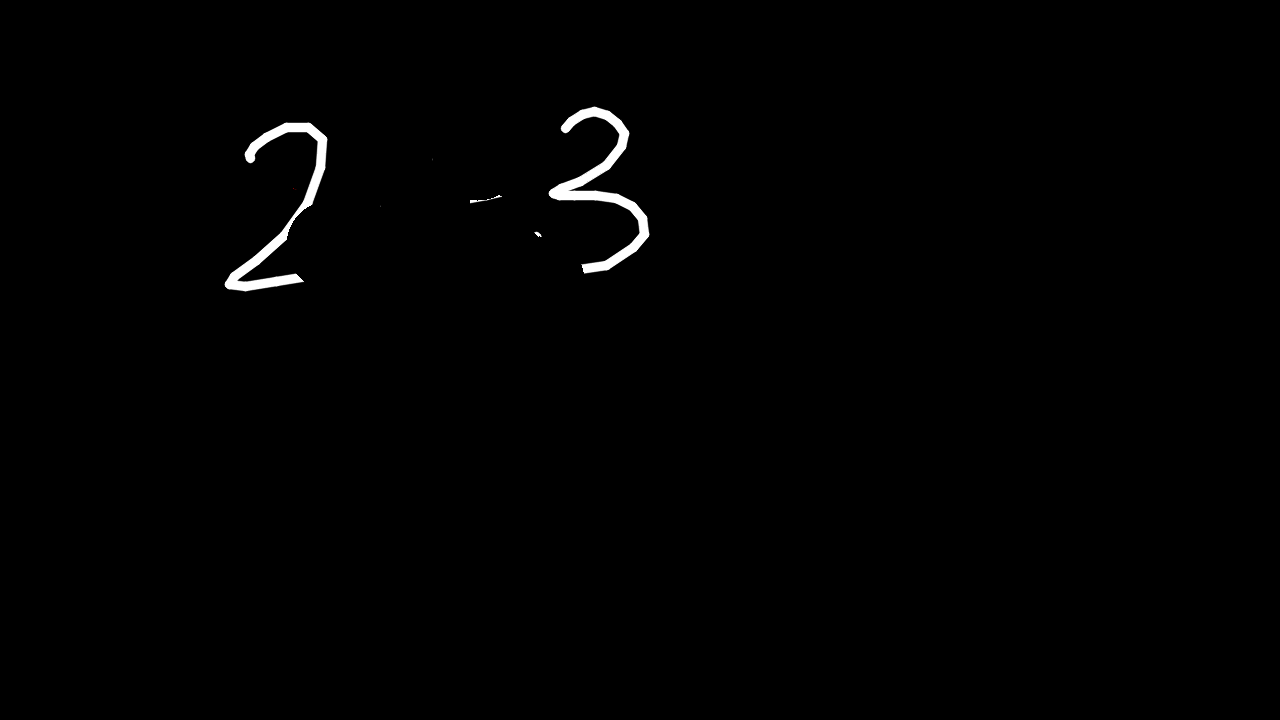
#> input picture drawings/autosave.png, 1280 x 720 px
$ python -i image_utils.py   (imports and definitions only)
#> lines starting #> are read from the running program, lines starting #| are printed output that depends on the picture; after the words box and inside, x2 and y2 are one past the last pixel; in counts of white or black regions, pixels touching at a corner belong together
#> further down, picture is the input picture: shape (720, 1280, 3); mean B, G, R 1.8, 1.8, 1.8
"""
utils/image_utils.py — Shared OpenCV / NumPy helpers.

All functions are pure (no side-effects) so they are trivially
testable and safe to call from any thread.
"""

from __future__ import annotations

from typing import Optional, Tuple

import cv2
import numpy as np


# ══════════════════════════════════════════════════════════════════
#  TYPE ALIASES
# ══════════════════════════════════════════════════════════════════
BGR   = np.ndarray   # shape (H, W, 3)  dtype uint8
GRAY  = np.ndarray   # shape (H, W)     dtype uint8
BINARY = np.ndarray  # shape (H, W)     dtype uint8  — values 0 / 255
Rect  = Tuple[int, int, int, int]   # x, y, w, h


# ══════════════════════════════════════════════════════════════════
#  REGION / BOUNDING-BOX HELPERS
# ══════════════════════════════════════════════════════════════════
def ink_bounding_box(
    gray: GRAY,
    threshold: int = 10,
    padding: int = 20,
) -> Optional[Rect]:
    """
    Return (x, y, w, h) of the tightest bounding box around all
    non-zero (ink) pixels, expanded by *padding* on every side.
    Returns None when the image is blank.
    """
#> called with threshold = 10, padding = 20
    _, binary = cv2.threshold(gray, threshold, 255, cv2.THRESH_BINARY)
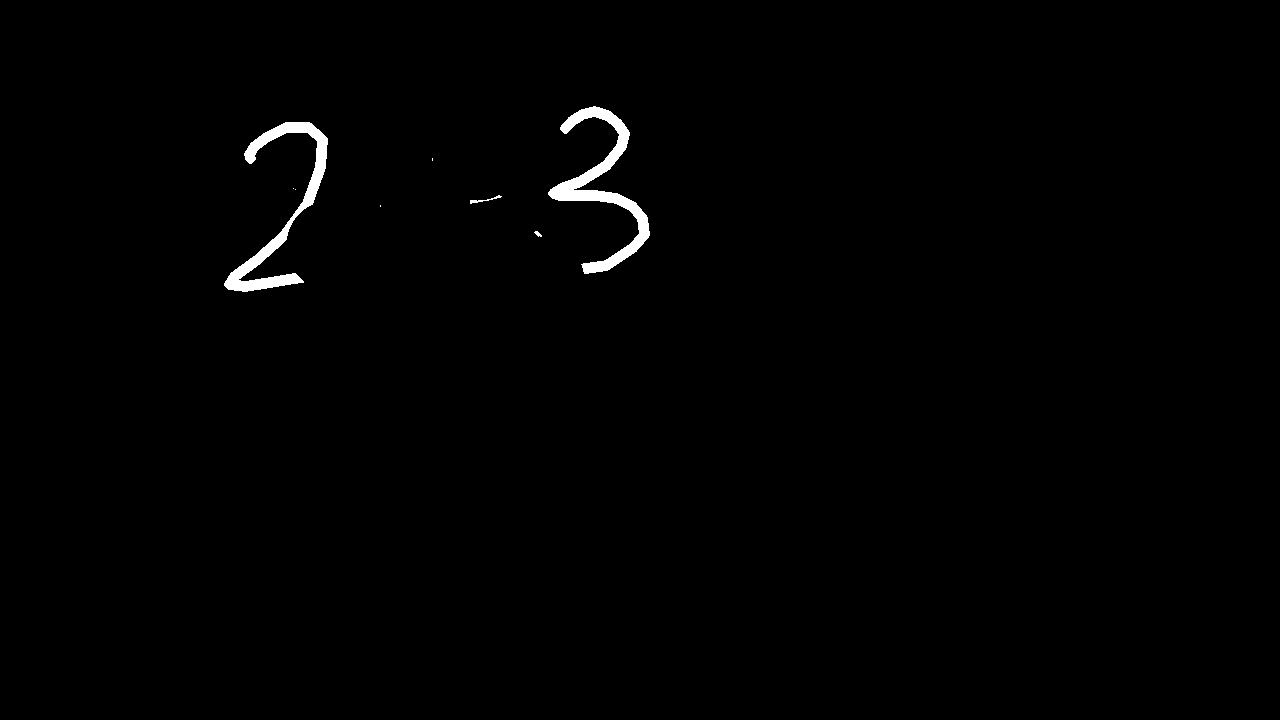
#> binary: shape (720, 1280); 0.79% white; 8 white regions (4 under 20 px), largest, box (x1, y1, x2, y2) and area: (548, 106, 650, 274) 3744, (224, 122, 328, 292) 3423, (470, 195, 502, 204) 68, (534, 231, 542, 237) 26
    coords = cv2.findNonZero(binary)
#> coords = contour of 7268 points, box (x1, y1, x2, y2) (224, 106, 650, 292), area 4454
    if coords is None:
        return None
    x, y, w, h = cv2.boundingRect(coords)
#> x = 224; y = 106; w = 426; h = 186
    H, W = gray.shape
#> H = 720; W = 1280
    x1 = max(0, x - padding)
#> x1 = 204
    y1 = max(0, y - padding)
#> y1 = 86
    x2 = min(W, x + w + padding)
#> x2 = 670
    y2 = min(H, y + h + padding)
#> y2 = 312
    return x1, y1, x2 - x1, y2 - y1


def crop_to_ink(bgr: BGR, padding: int = 20) -> Optional[BGR]:
    """
    Return a tight crop of the canvas containing only the drawn ink.
    Returns None when the canvas is blank.
    """
    gray  = cv2.cvtColor(bgr, cv2.COLOR_BGR2GRAY)
    bbox  = ink_bounding_box(gray, padding=padding)
#> bbox = (204, 86, 466, 226)
    if bbox is None:
        return None
    x, y, w, h = bbox
#> x = 204; y = 86; w = 466; h = 226
    return bgr[y : y + h, x : x + w]
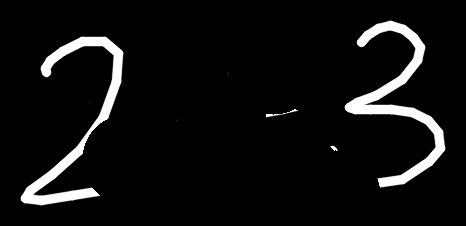
#> returned value: shape (226, 466, 3); mean of channels 0, 1, 2 15.7, 15.7, 15.7; drawn as B, G, R


# ══════════════════════════════════════════════════════════════════
#  RESIZE / SCALE
# ══════════════════════════════════════════════════════════════════
# [20 lines left out: functions scale_image, fit_to_width, not called in this run]


# ══════════════════════════════════════════════════════════════════
#  COLOUR CONVERSION
# ══════════════════════════════════════════════════════════════════
def bgr_to_rgb(img: BGR) -> np.ndarray:
    return cv2.cvtColor(img, cv2.COLOR_BGR2RGB)


def bgr_to_pil(img: BGR):          # → PIL.Image  (import deferred)
    from PIL import Image
    return Image.fromarray(bgr_to_rgb(img))


# [83 lines left out: functions pil_to_bgr, overlay_with_alpha, make_debug_grid, not called in this run]

>>> import cv2
>>> picture = cv2.imread('../drawings/autosave.png')
>>> result = crop_to_ink(picture)
